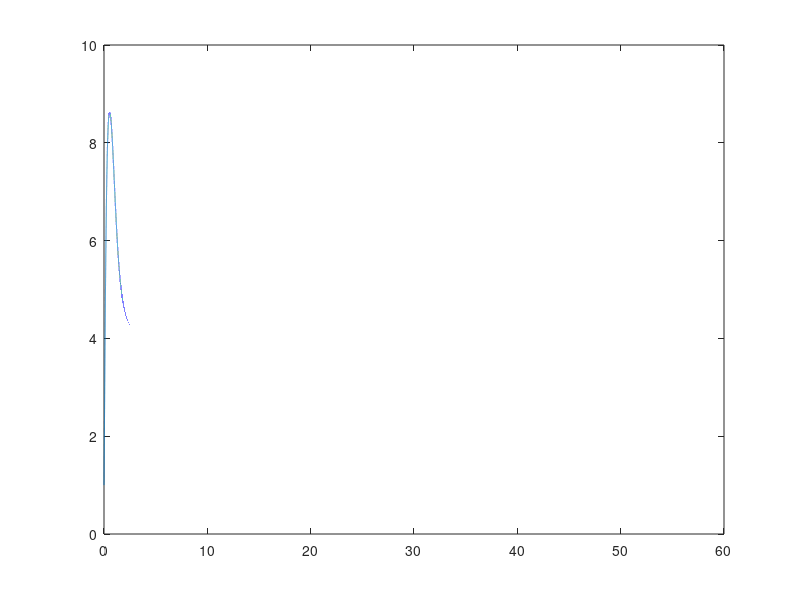

Recreate this plot in MATLAB.
% quick a and s simulation w/ theta as parameter
close all;

theta=0.2;

t = 0:0.0001:60;
init = [1,0.2];

w=1;
lambdaa=10;
thetaa=0;
ka=2;
taua=0.15;
thetas=2.4;
ks=-0.8;
taus=0.75;

% % %

ainf = @(x) lambdaa./(1+exp(4* (thetaa-x)./ka));
sinf = @(a) 1./(1+exp(4*(thetas-a)./ks));

nsteps = length(t);
a = zeros(nsteps,1);
s = zeros(nsteps,1);
a(1) = init(1); s(1) = init(2);

dt = t(2)-t(1);

for i = 1:nsteps-1
    a(i+1) = a(i) + dt*(ainf(w*s(i).*a(i)-theta)-a(i))/taua;
    s(i+1) = s(i) + dt*(sinf(a(i))-s(i))/taus; 
end
    

plot(t,a)